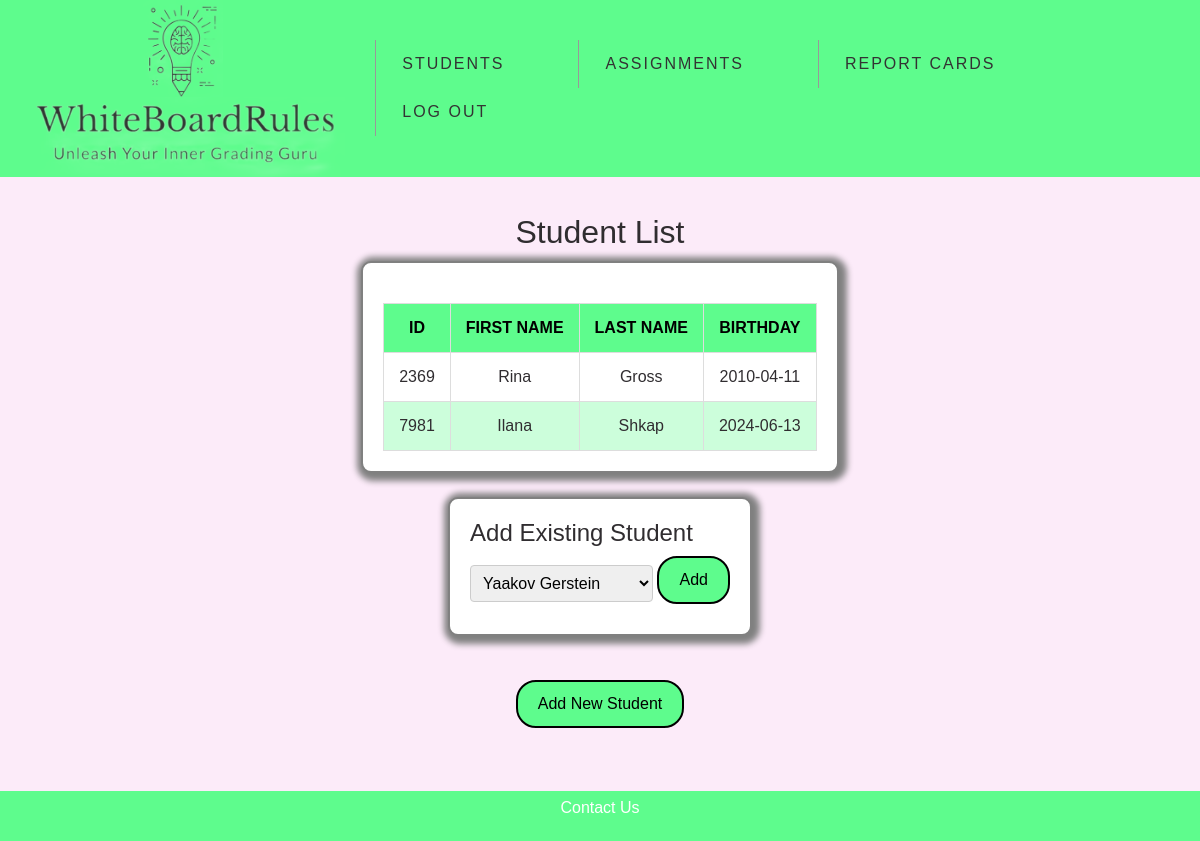
Page /updatedphp/view_students.php?subject_id=4&name=Global History (signed in) on the committed database.
### tables this page shows
CREATE TABLE `students` (
  `student_id` int(11) NOT NULL,
  `first_name` varchar(50) NOT NULL,
  `last_name` varchar(50) NOT NULL,
  `birthday` date NOT NULL
);

### updatedphp/view_students.php (the view, shortened to what this page needs)
<?php
include "header.php";
$dbhost = '127.0.0.1';
$dbuser = 'root';
$dbpass = '';
$dbname = 'white_board_rules';
$connection = new mysqli($dbhost, $dbuser, $dbpass, $dbname);
$subject_id = $_GET['subject_id'];
$query = "SELECT students.student_id, first_name, last_name, birthday
FROM students
JOIN student_subject ON students.student_id = student_subject.student_id
WHERE subject_id = $subject_id";
$currentStudents = $connection->query($query);
$query = "SELECT DISTINCT students.student_id, first_name, last_name, birthday
FROM students
LEFT OUTER JOIN student_subject ON students.student_id = student_subject.student_id
WHERE students.student_id NOT IN (
    SELECT student_id FROM student_subject WHERE subject_id = $subject_id
)";
$possibleStudents = $connection->query($query);
?>
<h2>Student List</h2>
<div class="form-border">
    <table class="student-table">
        <thead>
            <tr>
                <th class="student-table-header">ID</th>
                <th class="student-table-header">First Name</th>
                <th class="student-table-header">Last Name</th>
                <th class="student-table-header">Birthday</th>
            </tr>
        </thead>
        <tbody>
            <?php
            if ($currentStudents && $currentStudents->num_rows > 0) {
                while ($row = $currentStudents->fetch_assoc()) {
                    $formattedBirthday = date("Y-m-d", strtotime($row['birthday']));
                    echo "<tr>";
                    echo "<td class='student-table-data'>" . htmlspecialchars($row['student_id']) . "</td>";
                    echo "<td class='student-table-data'>" . htmlspecialchars($row['first_name']) . "</td>";
                    echo "<td class='student-table-data'>" . htmlspecialchars($row['last_name']) . "</td>";
                    echo "<td class='student-table-data' data-date='{$formattedBirthday}'>" . htmlspecialchars($formattedBirthday) . "</td>";
                    echo "</tr>";
                }
            } else {
                echo "<tr><td colspan='4'>No students found.</td></tr>";
            }
            ?>
        </tbody>
    </table>
</div>
<div class="form-border">
    <h4>Add Existing Student</h4>
    <form action='view_students.php?subject_id=<?php echo $subject_id; ?>' method='post'>
        <select name='student_id' required>
            <?php
            while ($studentRow = $possibleStudents->fetch_assoc()) :
            ?>
                <option value='<?php echo $studentRow['student_id']; ?>'>
                    <?php echo htmlspecialchars($studentRow['first_name'] . ' ' . $studentRow['last_name']); ?>
                </option>
            <?php endwhile; ?>
        </select>
        <input type='submit' value='Add' class='btn'>
    </form>
</div>
<a class='btn' href='add_student.php?subject_id=<?php echo $subject_id; ?>'>Add New Student</a>
<?php include "footer.php"; ?>

### updatedphp/css/styles.css (style rules this page uses)
body { background-color: #FCEBF9; color: #302D30; font-family: Arial, sans-serif; display: flex; flex-direction: column; align-items: center; justify-content: space-between; text-align: center; padding-top: 100px; padding-bottom: 40px; margin-top: 80px; margin-bottom: 40px; }
.form-border { border: solid grey 2px; padding: 20px; box-sizing: border-box; border-radius: 10px; box-shadow: 2px 2px 6px 6px grey; background-color: white; text-align:left; }
h2 { margin-bottom: 10px; }
.btn { background-color: #5EFC8D; color: black; padding: 10px 20px; text-align: center; text-decoration: none; display: inline-block; font-size: 16px; border-radius: 20px; border: solid black 2px; cursor: pointer; }
input[type="number"], textarea, select { width: auto; padding: 8px; margin-bottom: 10px; border: solid #ccc 1px; border-radius: 4px; }
form { max-width: 600px; margin: 0 auto; }
form input, form textarea, form select { padding: 8px; margin-bottom: 10px; border: solid #ccc 1px; border-radius: 4px; }
table.student-table { width: 100%; border-collapse: collapse; margin-top: 20px; text-align: left; }
table.student-table th, table.student-table td { border: 1px solid #ddd; padding: 8px; }
table.student-table th { background-color: #5EFC8D; color: black; text-transform: uppercase; font-weight: bold; }
table.student-table tr:nth-child(even) { background-color: #5efc8d50; }
table.student-table th, table.student-table td { text-align: center; padding: 12px 15px; }
a.btn { margin-top: 20px; display: inline-block; }

### rows in the picture
students: student_id "2369", first_name "Rina", last_name "Gross", birthday "2010-04-11"
students: student_id "7981", first_name "Ilana", last_name "Shkap", birthday "2024-06-13"

### other values in the picture
form field student_id "Yaakov Gerstein"
